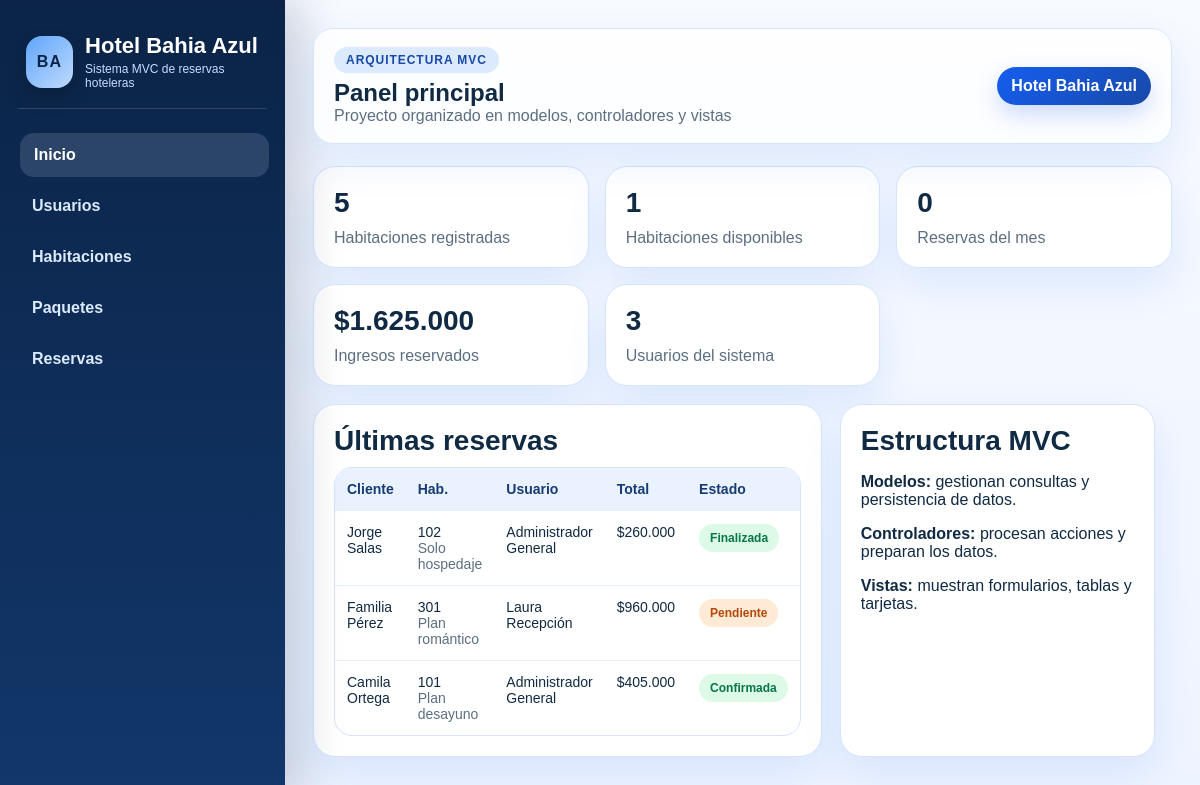
The page / on the database its author committed.
### tables this page shows
CREATE TABLE `reservas` (
  `id` INT AUTO_INCREMENT PRIMARY KEY,
  `usuario_id` INT NOT NULL,
  `habitacion_id` INT NOT NULL,
  `paquete_id` INT DEFAULT NULL,
  `cliente_nombre` VARCHAR(120) NOT NULL,
  `cliente_documento` VARCHAR(40) NOT NULL,
  `cliente_telefono` VARCHAR(40) NOT NULL,
  `fecha_reserva` DATE NOT NULL,
  `fecha_entrada` DATE NOT NULL,
  `fecha_salida` DATE NOT NULL,
  `cantidad_personas` INT NOT NULL,
  `tipo_pago` ENUM('efectivo','tarjeta','transferencia') NOT NULL,
  `precio_noche` DECIMAL(12,2) NOT NULL,
  `precio_paquete` DECIMAL(12,2) NOT NULL DEFAULT 0,
  `total_reserva` DECIMAL(12,2) NOT NULL,
  `estado_reserva` ENUM('pendiente','confirmada','cancelada','finalizada') NOT NULL DEFAULT 'pendiente',
  `observaciones` TEXT,
  `fecha_creacion` TIMESTAMP DEFAULT CURRENT_TIMESTAMP,
  CONSTRAINT `fk_reserva_usuario` FOREIGN KEY (`usuario_id`) REFERENCES `usuarios`(`id`),
  CONSTRAINT `fk_reserva_habitacion` FOREIGN KEY (`habitacion_id`) REFERENCES `habitaciones`(`id`),
  CONSTRAINT `fk_reserva_paquete` FOREIGN KEY (`paquete_id`) REFERENCES `paquetes_habitacion`(`id`)
);

CREATE TABLE `habitaciones` (
  `id` INT AUTO_INCREMENT PRIMARY KEY,
  `numero` VARCHAR(20) NOT NULL UNIQUE,
  `tipo` VARCHAR(60) NOT NULL,
  `capacidad` INT NOT NULL,
  `precio_noche` DECIMAL(12,2) NOT NULL,
  `estado` ENUM('disponible','ocupada','mantenimiento','limpieza','deshabilitada') NOT NULL DEFAULT 'disponible',
  `descripcion` TEXT,
  `fecha_creacion` TIMESTAMP DEFAULT CURRENT_TIMESTAMP
);

CREATE TABLE `paquetes_habitacion` (
  `id` INT AUTO_INCREMENT PRIMARY KEY,
  `nombre` VARCHAR(100) NOT NULL,
  `descripcion` TEXT,
  `incluye` TEXT,
  `precio` DECIMAL(12,2) NOT NULL,
  `estado` ENUM('activo','inactivo') NOT NULL DEFAULT 'activo',
  `fecha_creacion` TIMESTAMP DEFAULT CURRENT_TIMESTAMP
);

CREATE TABLE `usuarios` (
  `id` INT AUTO_INCREMENT PRIMARY KEY,
  `nombre_completo` VARCHAR(120) NOT NULL,
  `usuario` VARCHAR(50) NOT NULL UNIQUE,
  `email` VARCHAR(120) NOT NULL UNIQUE,
  `password` VARCHAR(255) NOT NULL,
  `rol` ENUM('administrador','recepcion','ventas') NOT NULL DEFAULT 'recepcion',
  `estado` ENUM('activo','inactivo') NOT NULL DEFAULT 'activo',
  `fecha_creacion` TIMESTAMP DEFAULT CURRENT_TIMESTAMP
);

### app/Core/Controller.php (called while the page is built, shortened)
<?php
abstract class Controller {
    protected function render(string $view, array $data = []): void {
        extract($data);
        $config = require __DIR__ . '/../Config/config.php';
        $appName = $config['app_name'];
        $viewPath = __DIR__ . '/../Views/' . $view . '.php';
        require __DIR__ . '/../Views/layouts/header.php';
        require $viewPath;
        require __DIR__ . '/../Views/layouts/footer.php';
    }
}

### app/Controllers/DashboardController.php (called while the page is built, shortened)
<?php
class DashboardController extends Controller {
    public function index(): void {
        $habitacionModel = new Habitacion();
        $reservaModel = new Reserva();
        $usuarioModel = new Usuario();
        $this->render('dashboard/index', [
            'titulo' => 'Panel principal',
            'page' => 'dashboard',
            'totalHabitaciones' => $habitacionModel->countAll(),
            'disponibles' => $habitacionModel->countByStatus('disponible'),
            'reservasMes' => $reservaModel->countMonth(),
            'ingresos' => $reservaModel->sumTotal(),
            'totalUsuarios' => $usuarioModel->countAll(),
            'ultimas' => $reservaModel->latest(),
        ]);
    }
}

### app/Core/Router.php (called while the page is built, shortened)
<?php
class Router {
    private array $routes = [];
    public function get(string $path, array $action): void { $this->routes['GET'][$path] = $action; }
    public function post(string $path, array $action): void { $this->routes['POST'][$path] = $action; }
    public function dispatch(string $method, string $path): void {
        $action = $this->routes[$method][$path] ?? null;
        [$controllerClass, $controllerMethod] = $action;
        $controller = new $controllerClass();
        $controller->$controllerMethod();
    }
}

### public/index.php (called while the page is built, shortened)
<?php
require __DIR__ . '/../app/Config/helpers.php';
$router = new Router();
$router->get('dashboard', [DashboardController::class, 'index']);
$router->get('usuarios', [UsuarioController::class, 'index']);
$router->post('usuarios/guardar', [UsuarioController::class, 'save']);
$router->post('usuarios/eliminar', [UsuarioController::class, 'delete']);
$router->get('habitaciones', [HabitacionController::class, 'index']);
$router->post('habitaciones/guardar', [HabitacionController::class, 'save']);
$router->post('habitaciones/eliminar', [HabitacionController::class, 'delete']);
$router->get('paquetes', [PaqueteController::class, 'index']);
$router->post('paquetes/guardar', [PaqueteController::class, 'save']);
$router->post('paquetes/eliminar', [PaqueteController::class, 'delete']);
$router->get('reservas', [ReservaController::class, 'index']);
$router->post('reservas/guardar', [ReservaController::class, 'save']);
$router->post('reservas/eliminar', [ReservaController::class, 'delete']);
$route = $_GET['route'] ?? 'dashboard';
$router->dispatch($_SERVER['REQUEST_METHOD'], $route);

### app/Config/config.php (called while the page is built)
<?php
return [
    'app_name' => 'Hotel Bahia Azul',
    'base_url' => '/HOTEL_BAHIA/public/index.php',
    'db' => [
        'host' => '127.0.0.1',
        'user' => 'root',
        'pass' => '',
        'name' => 'hotelix_reservas_suite',
        'charset' => 'utf8mb4',
    ],
];

### app/Config/helpers.php (called while the page is built, shortened)
<?php
function e($value): string { return htmlspecialchars((string)$value, ENT_QUOTES, 'UTF-8'); }
function money($value): string { return '$' . number_format((float)$value, 0, ',', '.'); }
function reserva_badge_class(string $estado): string {
    return match ($estado) {
        'confirmada', 'finalizada' => 'badge green',
        'pendiente' => 'badge orange',
        'cancelada' => 'badge red',
        default => 'badge gray',
    };
}

### app/Models/Reserva.php (called while the page is built, shortened)
<?php
class Reserva extends Model {
    public function latest(int $limit = 5): array {
        $limit = (int)$limit;
        $sql = "SELECT r.*, u.nombre_completo, h.numero, p.nombre AS paquete
                FROM reservas r
                INNER JOIN usuarios u ON u.id = r.usuario_id
                INNER JOIN habitaciones h ON h.id = r.habitacion_id
                LEFT JOIN paquetes_habitacion p ON p.id = r.paquete_id
                ORDER BY r.id DESC LIMIT ?";
        $stmt = DB::prepare($sql);
        $stmt->bind_param('i', $limit);
        DB::execute($stmt);
        return DB::getResult($stmt);
    }
}

### app/Core/Database.php (called while the page is built, shortened)
<?php
class Database {
    private static ?mysqli $connection = null;
    public static function connection(): mysqli {
        if (self::$connection === null) {
            $config = require __DIR__ . '/../Config/config.php';
            $db = $config['db'];
            self::$connection = new mysqli($db['host'], $db['user'], $db['pass'], $db['name']);
            self::$connection->set_charset($db['charset']);
        }
        return self::$connection;
    }
    public static function prepare(string $sql): mysqli_stmt {
        return self::connection()->prepare($sql);
    }
    public static function execute(mysqli_stmt $stmt): bool {
        return $stmt->execute();
    }
    public static function getResult(mysqli_stmt $stmt): ?array {
        $result = $stmt->get_result();
        return $result ? $result->fetch_all(MYSQLI_ASSOC) : [];
    }
}

### app/Views/dashboard/index.php (the view)
<div class="cards">
  <div class="card"><h3><?= e($totalHabitaciones) ?></h3><div class="muted">Habitaciones registradas</div></div>
  <div class="card"><h3><?= e($disponibles) ?></h3><div class="muted">Habitaciones disponibles</div></div>
  <div class="card"><h3><?= e($reservasMes) ?></h3><div class="muted">Reservas del mes</div></div>
  <div class="card"><h3><?= money($ingresos) ?></h3><div class="muted">Ingresos reservados</div></div>
  <div class="card"><h3><?= e($totalUsuarios) ?></h3><div class="muted">Usuarios del sistema</div></div>
</div>
<div class="grid-2" style="margin-top:18px">
  <div class="card">
    <h3>Últimas reservas</h3>
    <table class="table">
      <tr><th>Cliente</th><th>Hab.</th><th>Usuario</th><th>Total</th><th>Estado</th></tr>
      <?php if ($ultimas): ?>
        <?php foreach ($ultimas as $row): ?>
        <tr>
          <td><?= e($row['cliente_nombre']) ?></td>
          <td><?= e($row['numero']) ?><br><span class="muted"><?= e($row['paquete'] ?? 'Sin paquete') ?></span></td>
          <td><?= e($row['nombre_completo']) ?></td>
          <td><?= money($row['total_reserva']) ?></td>
          <td><span class="<?= reserva_badge_class($row['estado_reserva']) ?>"><?= e($row['estado_reserva']) ?></span></td>
        </tr>
        <?php endforeach; ?>
      <?php else: ?>
        <tr><td colspan="5">No hay reservas registradas.</td></tr>
      <?php endif; ?>
    </table>
  </div>
  <div class="card">
    <h3>Estructura MVC</h3>
    <p><strong>Modelos:</strong> gestionan consultas y persistencia de datos.</p>
    <p><strong>Controladores:</strong> procesan acciones y preparan los datos.</p>
    <p><strong>Vistas:</strong> muestran formularios, tablas y tarjetas.</p>
  </div>
</div>

### app/Views/layouts/header.php (shortened to what this page needs)
<!DOCTYPE html>
<html lang="es">
<head>
  <link rel="stylesheet" href="assets/css/estilos.css">
</head>
<body>
<div class="layout">
  <aside class="sidebar">
    <div class="brand-wrap">
      <div class="brand-mark">BA</div>
      <div>
        <div class="brand"><?= e($appName) ?></div>
        <div class="brand-sub">Sistema MVC de reservas hoteleras</div>
      </div>
    </div>
    <nav class="menu">
      <a class="<?= ($page ?? '')==='dashboard'?'active':'' ?>" href="index.php?route=dashboard">Inicio</a>
      <a class="<?= ($page ?? '')==='usuarios'?'active':'' ?>" href="index.php?route=usuarios">Usuarios</a>
      <a class="<?= ($page ?? '')==='habitaciones'?'active':'' ?>" href="index.php?route=habitaciones">Habitaciones</a>
      <a class="<?= ($page ?? '')==='paquetes'?'active':'' ?>" href="index.php?route=paquetes">Paquetes</a>
      <a class="<?= ($page ?? '')==='reservas'?'active':'' ?>" href="index.php?route=reservas">Reservas</a>
    </nav>
  </aside>
  <main class="content">
    <div class="topbar">
      <div>
        <span class="eyebrow">Arquitectura MVC</span>
        <h2 style="margin:6px 0 0 0"><?= e($titulo ?? 'Panel') ?></h2>
        <div class="muted">Proyecto organizado en modelos, controladores y vistas</div>
      </div>
      <div class="topbar-chip">Hotel Bahia Azul</div>
    </div>

### app/Views/layouts/footer.php
  </main>
</div>
</body>
</html>

### public/assets/css/estilos.css (style rules this page uses)
:root { --bg:#eef4ff; --bg-soft:#f7faff; --card:#ffffff; --primary:#155eef; --primary-dark:#1849a9; --primary-soft:#dbeafe; --sidebar:#0b2447; --sidebar-2:#12376b; --text:#102a43; --muted:#5c6f82; --border:#d6e4ff; --danger:#b42318; --ok:#067647; --warn:#b54708; --shadow:0 18px 40px rgba(21,94,239,.10); }
* { box-sizing:border-box }
body { margin:0;font-family:Arial,Helvetica,sans-serif;background:linear-gradient(180deg,#f7faff 0%,#eef4ff 100%);color:var(--text) }
a { text-decoration:none;color:inherit }
.layout { display:flex;min-height:100vh }
.sidebar { width:285px;background:linear-gradient(180deg,var(--sidebar) 0%,var(--sidebar-2) 100%);color:#fff;padding:24px 18px;position:sticky;top:0;height:100vh;box-shadow:18px 0 40px rgba(11,36,71,.18) }
.brand-wrap { display:flex;gap:12px;align-items:center;margin-bottom:24px;padding:10px 8px 18px;border-bottom:1px solid rgba(255,255,255,.15) }
.brand-mark { width:52px;height:52px;border-radius:16px;background:linear-gradient(135deg,#60a5fa,#bfdbfe);color:#0b2447;font-weight:800;display:flex;align-items:center;justify-content:center;letter-spacing:.08em;box-shadow:0 10px 20px rgba(0,0,0,.18) }
.brand { font-size:22px;font-weight:800;line-height:1.1 }
.brand-sub { font-size:12px;color:#c9dcff;margin-top:4px }
.menu a { display:block;padding:13px 14px;border-radius:14px;margin:7px 0;color:#dbeafe;font-weight:600;transition:.2s ease }
.menu a:hover,.menu a.active { background:rgba(219,234,254,.15);color:#fff;transform:translateX(2px) }
.content { flex:1;padding:28px }
.topbar { display:flex;justify-content:space-between;align-items:center;margin-bottom:22px;background:rgba(255,255,255,.8);backdrop-filter:blur(8px);border:1px solid var(--border);border-radius:20px;padding:18px 20px;box-shadow:var(--shadow) }
.eyebrow { display:inline-block;padding:6px 12px;border-radius:999px;background:var(--primary-soft);color:var(--primary-dark);font-size:12px;font-weight:700;text-transform:uppercase;letter-spacing:.08em }
.topbar-chip { padding:10px 14px;border-radius:999px;background:linear-gradient(135deg,var(--primary),var(--primary-dark));color:#fff;font-weight:700;box-shadow:0 10px 24px rgba(21,94,239,.22) }
.cards { display:grid;grid-template-columns:repeat(auto-fit,minmax(220px,1fr));gap:16px }
.card,.room-card { background:var(--card);border:1px solid var(--border);border-radius:22px;padding:20px;box-shadow:var(--shadow) }
.card h3,.card h4,.room-card h4 { margin:0 0 10px }
.card h3 { font-size:28px }
.muted { color:var(--muted) }
.grid-2 { display:grid;grid-template-columns:1.05fr .95fr;gap:18px }
.table { width:100%;border-collapse:separate;border-spacing:0;background:#fff;border:1px solid var(--border);border-radius:18px;overflow:hidden }
.table th,.table td { padding:13px 12px;border-bottom:1px solid #e6eefc;text-align:left;font-size:14px;vertical-align:top }
.table th { background:#eaf2ff;color:#173b73;font-weight:800 }
.table tr:last-child td { border-bottom:none }
.badge { display:inline-block;padding:7px 11px;border-radius:999px;font-size:12px;font-weight:800;text-transform:capitalize }
.green { background:#dcfae6;color:#067647 }
.orange { background:#ffead5;color:#b54708 }

### rows shown on the page
reservas: cliente_nombre "Jorge Salas", habitacion.numero "102", paquete.nombre "Solo hospedaje", usuario.nombre_completo "Administrador General", total_reserva "$260.000", estado_reserva "Finalizada"
reservas: cliente_nombre "Familia Pérez", habitacion.numero "301", paquete.nombre "Plan romántico", usuario.nombre_completo "Laura Recepción", total_reserva "$960.000", estado_reserva "Pendiente"
reservas: cliente_nombre "Camila Ortega", habitacion.numero "101", paquete.nombre "Plan desayuno", usuario.nombre_completo "Administrador General", total_reserva "$405.000", estado_reserva "Confirmada"

### other values the page prints
$appName "Hotel Bahia Azul"
$titulo "Panel principal"
$totalHabitaciones "5"
$disponibles "1"
$reservasMes "0"
money($ingresos) "$1.625.000"
$totalUsuarios "3"
